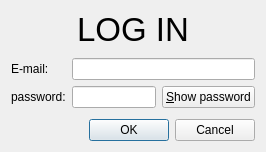
<?xml version="1.0" encoding="UTF-8"?>
<ui version="4.0">
 <class>ValidateDialog</class>
 <widget class="QDialog" name="ValidateDialog">
  <property name="geometry">
   <rect>
    <x>0</x>
    <y>0</y>
    <width>266</width>
    <height>152</height>
   </rect>
  </property>
  <property name="windowTitle">
   <string>Log in...</string>
  </property>
  <layout class="QGridLayout" name="gridLayout_2">
   <item row="4" column="0">
    <widget class="QDialogButtonBox" name="buttonBox">
     <property name="orientation">
      <enum>Qt::Horizontal</enum>
     </property>
     <property name="standardButtons">
      <set>QDialogButtonBox::Cancel|QDialogButtonBox::Ok</set>
     </property>
    </widget>
   </item>
   <item row="3" column="0">
    <spacer name="verticalSpacer_2">
     <property name="orientation">
      <enum>Qt::Vertical</enum>
     </property>
     <property name="sizeHint" stdset="0">
      <size>
       <width>20</width>
       <height>40</height>
      </size>
     </property>
    </spacer>
   </item>
   <item row="1" column="0">
    <spacer name="verticalSpacer">
     <property name="orientation">
      <enum>Qt::Vertical</enum>
     </property>
     <property name="sizeHint" stdset="0">
      <size>
       <width>20</width>
       <height>40</height>
      </size>
     </property>
    </spacer>
   </item>
   <item row="2" column="0">
    <layout class="QGridLayout" name="gridLayout">
     <item row="0" column="0">
      <widget class="QLabel" name="email_label">
       <property name="text">
        <string>E-mail:</string>
       </property>
       <property name="buddy">
        <cstring>email_le</cstring>
       </property>
      </widget>
     </item>
     <item row="1" column="0">
      <widget class="QLabel" name="password_label">
       <property name="text">
        <string>password:</string>
       </property>
       <property name="buddy">
        <cstring>password_le</cstring>
       </property>
      </widget>
     </item>
     <item row="1" column="1">
      <widget class="QLineEdit" name="password_le"/>
     </item>
     <item row="1" column="2">
      <widget class="QPushButton" name="showPassword_pb">
       <property name="text">
        <string>&amp;Show password</string>
       </property>
      </widget>
     </item>
     <item row="0" column="1" colspan="2">
      <widget class="QLineEdit" name="email_le"/>
     </item>
    </layout>
   </item>
   <item row="0" column="0">
    <widget class="QLabel" name="login_label">
     <property name="font">
      <font>
       <pointsize>25</pointsize>
      </font>
     </property>
     <property name="layoutDirection">
      <enum>Qt::LeftToRight</enum>
     </property>
     <property name="text">
      <string>LOG IN</string>
     </property>
     <property name="alignment">
      <set>Qt::AlignCenter</set>
     </property>
    </widget>
   </item>
  </layout>
 </widget>
 <resources/>
 <connections>
  <connection>
   <sender>buttonBox</sender>
   <signal>accepted()</signal>
   <receiver>ValidateDialog</receiver>
   <slot>accept()</slot>
   <hints>
    <hint type="sourcelabel">
     <x>248</x>
     <y>254</y>
    </hint>
    <hint type="destinationlabel">
     <x>157</x>
     <y>274</y>
    </hint>
   </hints>
  </connection>
  <connection>
   <sender>buttonBox</sender>
   <signal>rejected()</signal>
   <receiver>ValidateDialog</receiver>
   <slot>reject()</slot>
   <hints>
    <hint type="sourcelabel">
     <x>316</x>
     <y>260</y>
    </hint>
    <hint type="destinationlabel">
     <x>286</x>
     <y>274</y>
    </hint>
   </hints>
  </connection>
 </connections>
</ui>
